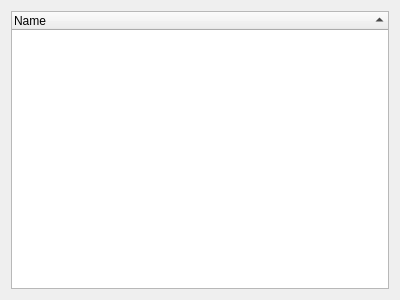
<?xml version="1.0" encoding="UTF-8"?>
<ui version="4.0">
 <class>MSGTreeViewer</class>
 <widget class="QWidget" name="MSGTreeViewer">
  <property name="geometry">
   <rect>
    <x>0</x>
    <y>0</y>
    <width>400</width>
    <height>300</height>
   </rect>
  </property>
  <property name="windowTitle">
   <string>Form</string>
  </property>
  <layout class="QGridLayout" name="gridLayout">
   <item row="0" column="0">
    <widget class="QTreeWidget" name="treeWidget">
     <property name="editTriggers">
      <set>QAbstractItemView::NoEditTriggers</set>
     </property>
     <property name="sortingEnabled">
      <bool>true</bool>
     </property>
     <property name="headerHidden">
      <bool>false</bool>
     </property>
     <attribute name="headerDefaultSectionSize">
      <number>400</number>
     </attribute>
     <attribute name="headerStretchLastSection">
      <bool>true</bool>
     </attribute>
     <column>
      <property name="text">
       <string notr="true">Name</string>
      </property>
     </column>
    </widget>
   </item>
  </layout>
 </widget>
 <resources/>
 <connections/>
</ui>
